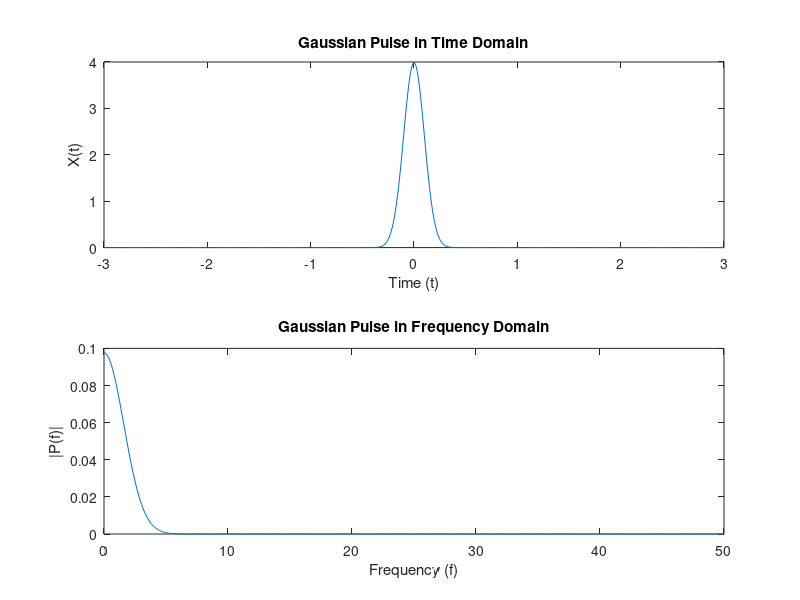

MATLAB code to generate this figure:
% Code from https://www.mathworks.com/help/matlab/ref/fft.html

Fs = 100;           % Sampling frequency
t = -3:1/Fs:3;  % Time vector
L = length(t);      % Signal length

X = normpdf(t, 0, 0.1);
subplot(2,1,1)
plot(t,X)
title('Gaussian Pulse in Time Domain')
xlabel('Time (t)')
ylabel('X(t)')

n = 2^nextpow2(L);
Y = fft(X,n);
f = Fs*(0:(n/2))/n;
P = abs(Y/n);

subplot(2,1,2)
plot(f,P(1:n/2+1))
title('Gaussian Pulse in Frequency Domain')
xlabel('Frequency (f)')
ylabel('|P(f)|')